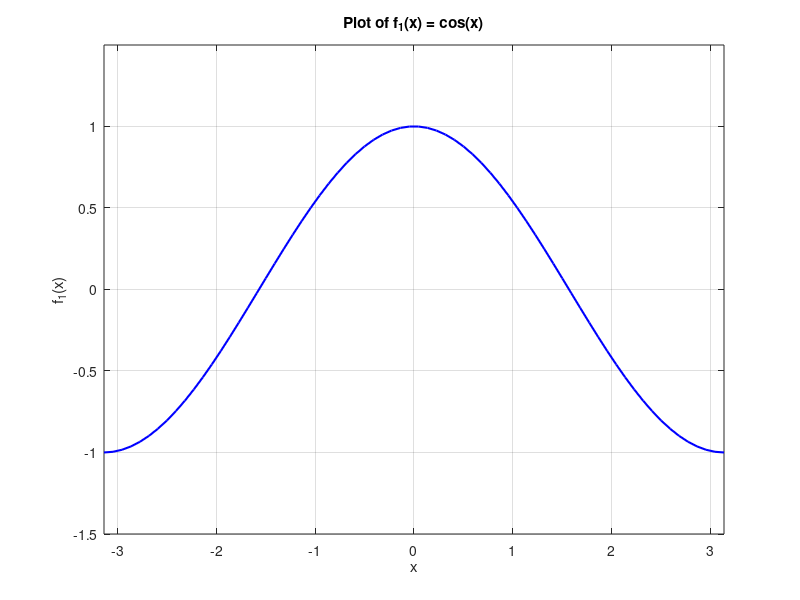
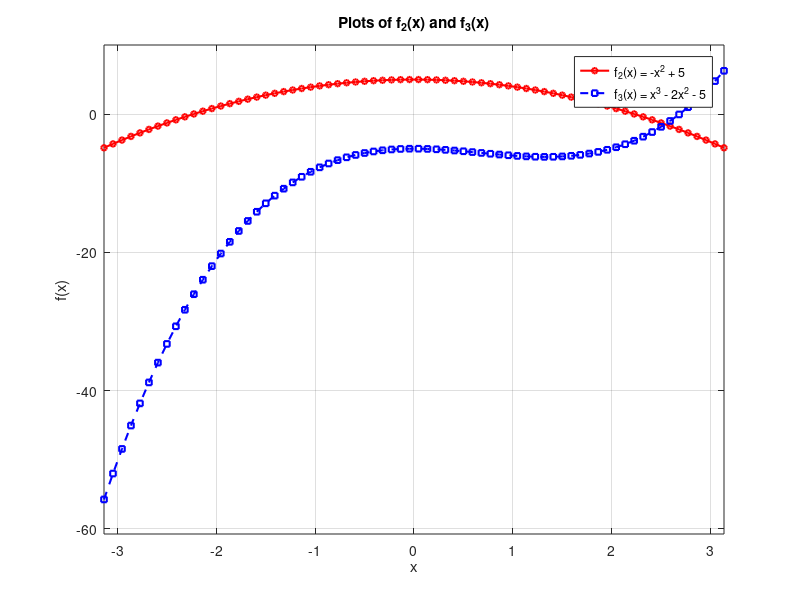
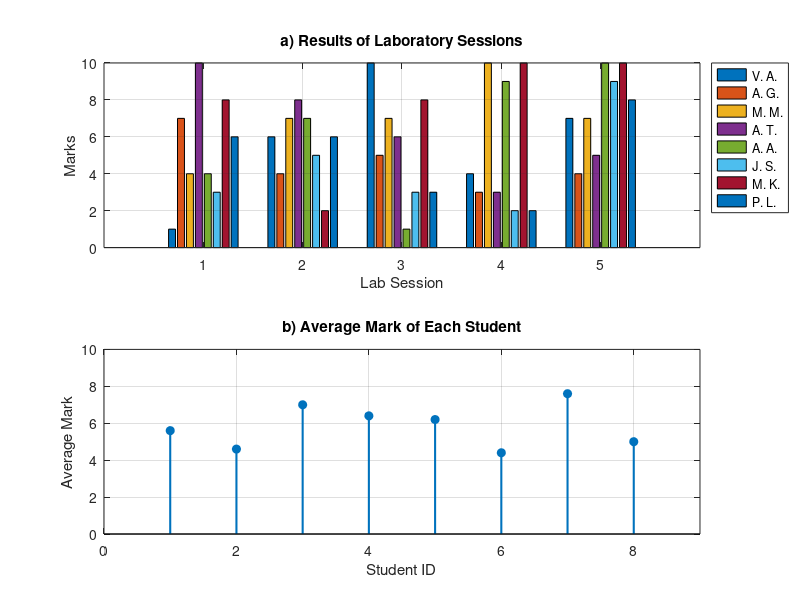
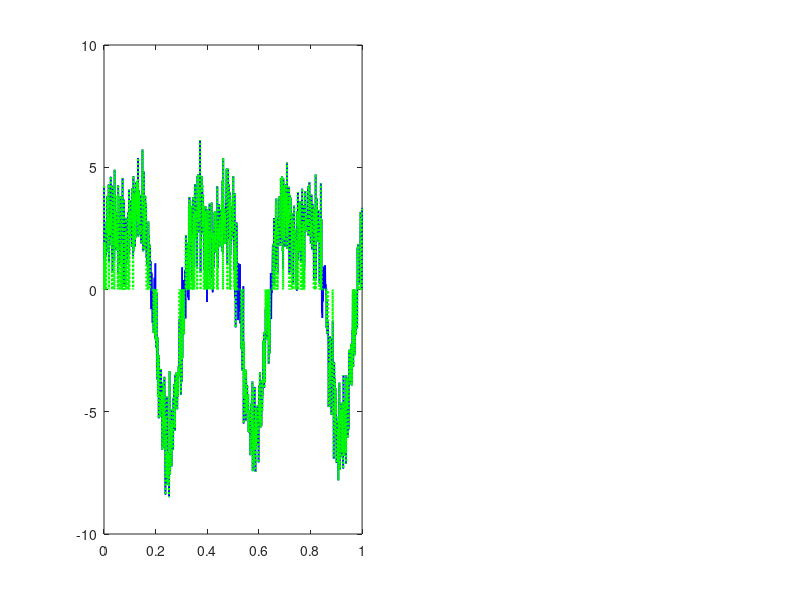

The MATLAB script that drew these images, in order: (Note: this script raises an error after producing the figures.)
%Name: Megan Mutsawashe
%Surname: Musanjeya
%Date: 2025/09/25
%Group:Ekfu-25/1

%Paprastas skriptas

x = linspace(-pi, pi, 70);

f1 = cos(x);
f2 = -x.^2 + 5;
f3 = x.^3 - 2*x.^2 - 5;

figure(1);
plot(x, f1, 'b-', 'LineWidth', 1.5);
title('Plot of f_1(x) = cos(x)');
xlabel('x');
ylabel('f_1(x)');
grid on;
axis([-pi, pi, min(f1)-0.5, max(f1)+0.5]);

figure(2);
plot(x, f2, 'r-o', 'LineWidth', 1.5, 'MarkerSize', 4);
hold on;
plot(x, f3, 'b--s', 'LineWidth', 1.5, 'MarkerSize', 4);
hold off;

title('Plots of f_2(x) and f_3(x)');
xlabel('x');
ylabel('f(x)');
grid on;
legend('f_2(x) = -x^2 + 5', 'f_3(x) = x^3 - 2x^2 - 5', 'Location', 'best');
axis([-pi, pi, min(f3)-5, max(f2)+5]);


marks = randi([1, 10], 8, 5);

student_names = {'V. A.', 'A. G.', 'M. M.', 'A. T.', 'A. A.', 'J. S.', 'M. K.', 'P. L.'};

figure(3);

subplot(2, 1, 1);
bar(marks'); % Transpose so grouping is by lab session (1 to 5)
title('a) Results of Laboratory Sessions');
xlabel('Lab Session');
ylabel('Marks');
grid on;
ylim([0, 10]);
legend(student_names, 'Location', 'northeastoutside');

subplot(2, 1, 2);
student_averages = mean(marks, 2); % Row-wise mean (average mark per student)

stem(1:8, student_averages, 'filled', 'LineWidth', 1.5);
title('b) Average Mark of Each Student');
xlabel('Student ID');
ylabel('Average Mark');
grid on;
xlim([0, 9]);
ylim([0, 10]);


%complementary
A = 4;          
f = 3;          
sigma = 1;      
U1 = 2.5;       
U2 = 1.5;      
t = 0:0.001:1;  

s = A*sin(2*pi*f*t) + 0.5*A*cos(4*pi*f*t); 
n = sigma * randn(size(t));               
s_noisy = s + n;                        

s_filtered = s_noisy;                     
s_filtered(abs(s_filtered) < U2) = 0;

figure('Name', 'Complementary Task - Signal Representation');

subplot(1, 2, 1);
p1 = plot(t, s_noisy, 'b-', 'LineWidth', 1.2); 
hold on;
p2 = plot(t, s_filtered, 'g:', 'LineWidth', 1.5);
p3 = yline(U1, 'k-.', 'U_1 = 2.5V', 'LineWidth', 1.2);
p4 = yline(U2, 'r--', 'U_2 = 1.5V', 'LineWidth', 1.2);
hold off;

title('Original and Filtered Signals');
xlabel('Time, t (s)', 'FontWeight', 'bold', 'FontSize', 13); 
ylabel('Voltage, U (V)', 'FontWeight', 'bold', 'FontSize', 13); 
grid on;
legend([p1, p2, p3, p4], {'Original Signal', 'Filtered Signal', 'Threshold U_1', 'Threshold U_2'}, 'Location', 'best');

subplot(1, 2, 2);
idx_exceed = s_noisy > U1;
t_exceed = t(idx_exceed);
s_exceed = s_noisy(idx_exceed);

stem(t_exceed, s_exceed, 'b', 'MarkerSize', 3, 'LineWidth', 1);
hold on;

[max_val, max_idx] = max(s_noisy);
[min_val, min_idx] = min(s_noisy);

stem(t(min_idx), min_val, 'b', 'MarkerSize', 3, 'LineWidth', 1);

p_max = plot(t(max_idx), max_val, 'ro', 'MarkerSize', 9, 'MarkerFaceColor', 'r');
p_min = plot(t(min_idx), min_val, 'go', 'MarkerSize', 9, 'MarkerFaceColor', 'g');
hold off;

title('Original Signal Exceeding U_1');
xlabel('Time, t (s)', 'FontWeight', 'bold', 'FontSize', 13); 
ylabel('Voltage, U (V)', 'FontWeight', 'bold', 'FontSize', 13); 
grid on;
legend([p_max, p_min], {'Maximum Voltage', 'Minimum Voltage'}, 'Location', 'southeast');
axis([0, 1, min(s_noisy)-1, max(s_noisy)+1]);
